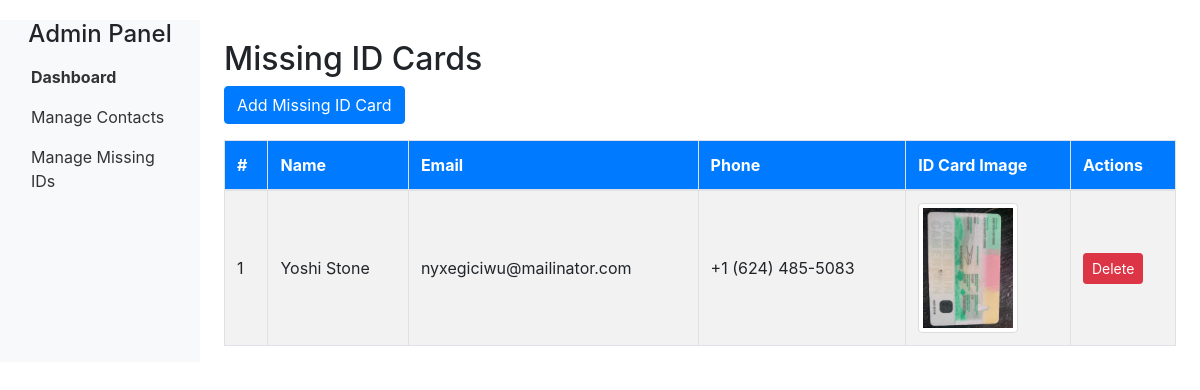
The app's page /manage_id/, older data.
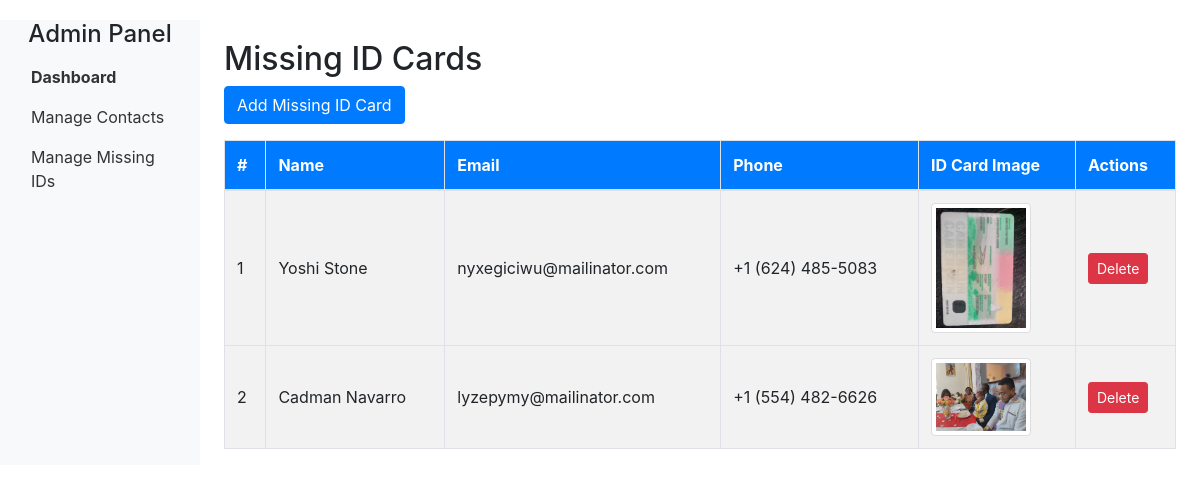
The same page, newer data.
### booking/models.py (models this page shows, shortened)
class MissingIDCard(models.Model):
    name = models.CharField(max_length=255)
    email = models.EmailField()
    phone = models.CharField(max_length=20)
    date_found = models.DateField(default='2024-01-01')  # Replace with an appropriate default date
    id_card_image = models.ImageField(upload_to='missing_id_cards/')

### booking/views.py (the view)
# urls.py: path('manage_id/', views.manage_id, name='manage_id'),
def manage_id(request):
    missing_id_cards = MissingIDCard.objects.all()
    return render(request, 'panel/police/manage_id/manage_id.html', {'missing_id_cards': missing_id_cards})

### booking/templates/panel/police/manage_id/manage_id.html (shortened to what this page needs)
{% load static %}
<!DOCTYPE html>
<html lang="en">
<head>
    <link href="https://maxcdn.bootstrapcdn.com/bootstrap/4.5.2/css/bootstrap.min.css" rel="stylesheet">
    <link href="{% static 'css/manage_id.css' %}" rel="stylesheet">
</head>
<body>
    <div class="container-fluid">
        <div class="row">
            <nav class="col-md-2 d-none d-md-block bg-light sidebar">
                <div class="sidebar-sticky">
                    <h4 class="text-center">Admin Panel</h4>
                    <ul class="nav flex-column">
                        <li class="nav-item">
                            <a class="nav-link active" href="{% url 'officer_panel' %}">
                                Dashboard
                            </a>
                        </li>
                        <li class="nav-item">
                            <a class="nav-link" href="{% url 'manage_contact' %}">
                                Manage Contacts
                            </a>
                        </li>
                        <li class="nav-item">
                            <a class="nav-link" href="#">
                                Manage Missing IDs
                            </a>
                        </li>
                    </ul>
                </div>
            </nav>
            <main role="main" class="col-md-9 ml-sm-auto col-lg-10 px-4">
                <h2>Missing ID Cards</h2>
                <button class="btn btn-primary mb-3" data-toggle="modal" data-target="#addIdModal">Add Missing ID Card</button>
                <div class="table-responsive">
                    <table class="table table-striped table-bordered">
                        <thead>
                            <tr>
                                <th>#</th>
                                <th>Name</th>
                                <th>Email</th>
                                <th>Phone</th>
                                <th>ID Card Image</th>
                                <th>Actions</th>
                            </tr>
                        </thead>
                        <tbody>
                            {% for id_card in missing_id_cards %}
                            <tr>
                                <td>{{ forloop.counter }}</td>
                                <td>{{ id_card.name }}</td>
                                <td>{{ id_card.email }}</td>
                                <td>{{ id_card.phone }}</td>
                                <td><img src="{{ id_card.id_card_image.url }}" alt="ID Card" class="img-thumbnail" width="100"></td>
                                <td>
                                    <button class="btn btn-danger btn-sm" onclick="deleteIDCard({{ id_card.id }})">Delete</button>
                                </td>
                            </tr>
                            {% endfor %}
                        </tbody>
                    </table>
                </div>
            </main>
        </div>
    </div>
</body>
</html>

### booking/static/css/manage_id.css (style rules this page uses)
body { padding-top: 20px; }
h2 { margin-top: 20px; }
.sidebar { background-color: #f8f9fa; }
.sidebar .nav-link { color: #333; }
.sidebar .nav-link.active { font-weight: bold; }
.table th, .table td { vertical-align: middle; }
.table th { background-color: #007bff; color: #fff; }
.table tbody tr:nth-child(even) { background-color: #f2f2f2; }
.img-thumbnail { border: 1px solid #ddd; }

Row changes from the older to the newer data that the page shows:
added MissingIDCard: name "Cadman Navarro", email "lyzepymy@mailinator.com", phone "+1 (554) 482-6626", id_card_image (picture)
